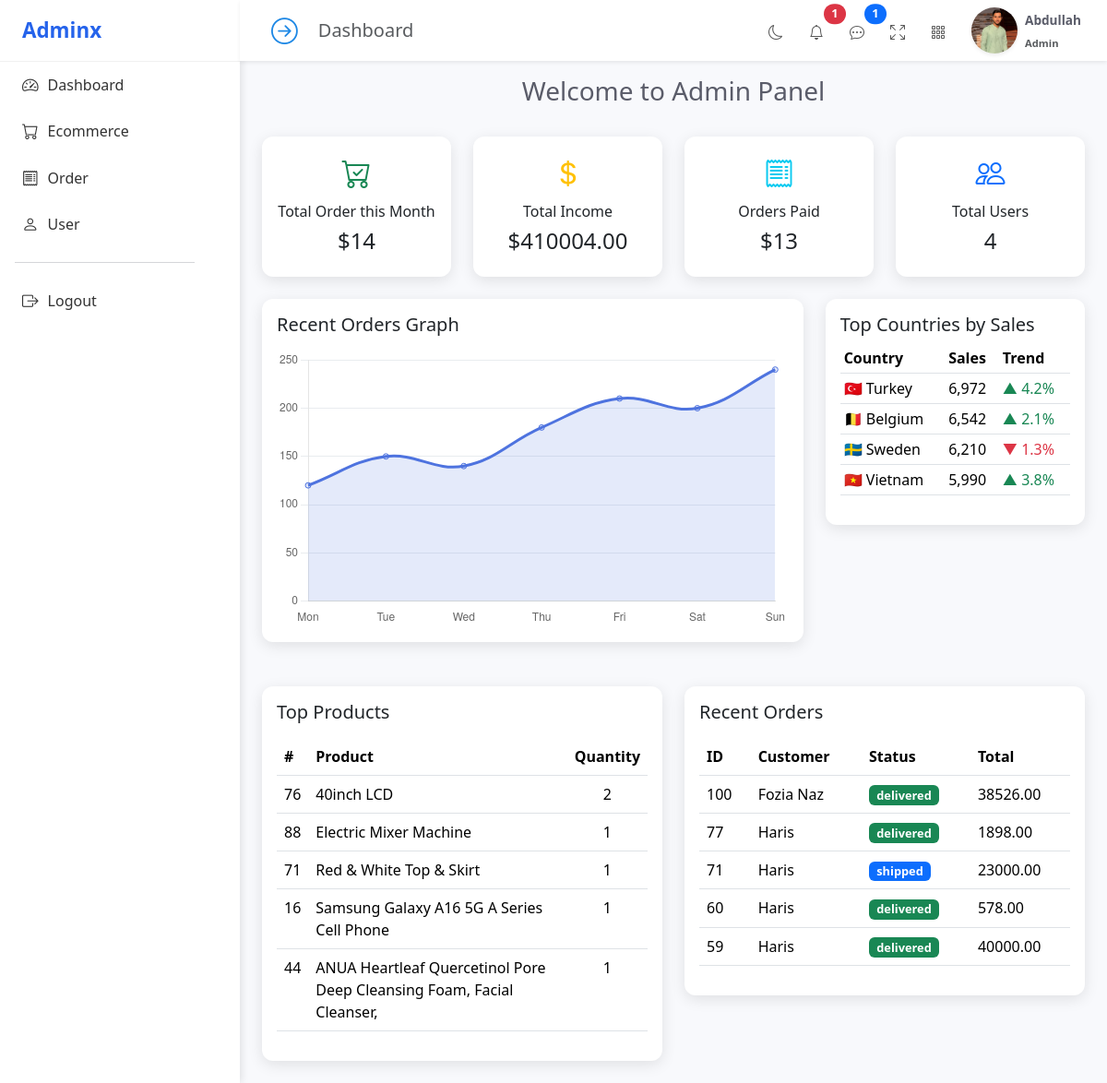
The app's page /Server/Admin-Panel/Dashbboard.php (signed in) with its own data.
### tables this page shows
CREATE TABLE `users` (
  `id` int(11) NOT NULL,
  `name` varchar(100) NOT NULL,
  `email` varchar(100) NOT NULL,
  `password` varchar(255) NOT NULL,
  `phone` varchar(20) DEFAULT NULL,
  `role` enum('user','admin') DEFAULT 'user',
  `status` enum('active','inactive') DEFAULT 'active',
  `created_at` datetime DEFAULT current_timestamp(),
  `updated_at` datetime DEFAULT current_timestamp() ON UPDATE current_timestamp(),
  `user_profile` varchar(255) NOT NULL DEFAULT '',
  `gender` enum('male','female') DEFAULT 'male',
  `email_token` varchar(255) DEFAULT NULL,
  `token_expiry` datetime DEFAULT NULL
);

CREATE TABLE `products` (
  `id` int(11) NOT NULL,
  `name` varchar(200) NOT NULL,
  `description` text DEFAULT NULL,
  `price` decimal(10,2) DEFAULT NULL,
  `subcategory_id` int(11) DEFAULT NULL,
  `created_at` datetime DEFAULT current_timestamp(),
  `brand_id` int(11) DEFAULT NULL,
  `category_id` int(11) DEFAULT NULL,
  `quantity` int(11) NOT NULL DEFAULT 0
);

CREATE TABLE `orders` (
  `id` int(11) NOT NULL,
  `user_id` int(11) DEFAULT NULL,
  `address_id` int(11) DEFAULT NULL,
  `total` decimal(10,2) DEFAULT NULL,
  `status` enum('pending','shipped','delivered','cancelled') DEFAULT 'pending',
  `created_at` timestamp NOT NULL DEFAULT current_timestamp(),
  `payment_method` enum('Cash','Card','UPI','Wallet') NOT NULL
);

### Server/Admin-Panel/Dashbboard.php (the view, shortened to what this page needs)
 <?php
    include("./config/db.php");
    include("./Sidebar.php");
    ?>
 <link href="https://cdn.jsdelivr.net/npm/bootstrap@5.3.3/dist/css/bootstrap.min.css" rel="stylesheet">
 <link href="https://cdn.jsdelivr.net/npm/bootstrap-icons@1.11.3/font/bootstrap-icons.css" rel="stylesheet">
 <h3 class="text-center mt-3">Welcome to Admin Panel</h3>
 </head>
 <body>
     <div class="container-fluid p-4">
         <div class="row g-4">
             <?php
                $sql = "SELECT
    COUNT(orders.id) AS order_count,
    SUM(orders.total) AS total_sales,
    COUNT(CASE WHEN orders.status = 'delivered' THEN 1 END) AS paid_orders
FROM
    orders
    INNER JOIN order_items ON orders.id = order_items.order_id
WHERE
    orders.created_at >= DATE_FORMAT(CURDATE(), '%Y-%m-01');
";
                $result = $conn->query($sql);
                if ($row = $result->fetch_assoc()) {
                ?>
                 <div class="col-md-3">
                     <div class="card p-3 text-center">
                         <div class="kpi-icon mb-2 text-success"><i class="bi bi-cart-check"></i></div>
                         <h6>Total Order this Month</h6>
                         <h4>$<?= $row['order_count'] ?></h4>
                     </div>
                 </div>
                 <div class="col-md-3">
                     <div class="card p-3 text-center">
                         <div class="kpi-icon mb-2 text-warning"><i class="bi bi-currency-dollar"></i></div>
                         <h6>Total Income</h6>
                         <h4>$<?= $row['total_sales'] ?></h4>
                     </div>
                 </div>
                 <div class="col-md-3">
                     <div class="card p-3 text-center">
                         <div class="kpi-icon mb-2 text-info"><i class="bi bi-receipt"></i></div>
                         <h6>Orders Paid</h6>
                         <h4>$<?= $row['paid_orders'] ?></h4>
                     </div>
                 </div>
             <?php } ?>
             <?php
                $sql_user = "SELECT COUNT(id) as user_count from users";
                $result_user = $conn->query($sql_user);
                if ($row = $result_user->fetch_assoc()) {
                ?>
                 <div class="col-md-3">
                     <div class="card p-3 text-center">
                         <div class="kpi-icon mb-2 text-primary"><i class="bi bi-people"></i></div>
                         <h6>Total Users</h6>
                         <h4><?= $row['user_count'] ?></h4>
                     </div>
                 </div>
             <?php } ?>
             <div class="col-lg-8">
                 <div class="card p-3 mb-4">
                     <h5 class="mb-3">Recent Orders Graph</h5>
                     <div class="chart-container">
                         <canvas id="ordersChart"></canvas>
                     </div>
                 </div>
             </div>
             <div class="col-lg-4">
                 <div class="card p-3 mb-4">
                     <h5>Top Countries by Sales</h5>
                     <div class="table-responsive">
                         <table class="table table-sm">
                             <thead>
                                 <tr>
                                     <th>Country</th>
                                     <th>Sales</th>
                                     <th>Trend</th>
                                 </tr>
                             </thead>
                             <tbody>
                                 <tr>
                                     <td>🇹🇷 Turkey</td>
                                     <td>6,972</td>
                                     <td class="text-success">▲ 4.2%</td>
                                 </tr>
                                 <tr>
                                     <td>🇧🇪 Belgium</td>
                                     <td>6,542</td>
                                     <td class="text-success">▲ 2.1%</td>
                                 </tr>
                                 <tr>
                                     <td>🇸🇪 Sweden</td>
                                     <td>6,210</td>
                                     <td class="text-danger">▼ 1.3%</td>
                                 </tr>
                                 <tr>
                                     <td>🇻🇳 Vietnam</td>
                                     <td>5,990</td>
                                     <td class="text-success">▲ 3.8%</td>
                                 </tr>
                             </tbody>
                         </table>
                     </div>
                 </div>
             </div>
             <div class="col-md-6">
                 <div class="card p-3">
                     <h5 class="mb-3">Top Products</h5>
                     <?php
                        $sql_tp = "SELECT
    products.id AS product_id,
    products.name AS product_name,
    SUM(order_items.quantity) AS total_quantity_sold
FROM
    order_items
INNER JOIN
    orders
ON
    orders.id = order_items.order_id
INNER JOIN
    products
ON
    products.id = order_items.product_id
WHERE
    MONTH(orders.created_at) = MONTH(CURRENT_DATE())
AND
    YEAR(orders.created_at) = YEAR(CURRENT_DATE())
GROUP BY
    products.id,
    products.name
ORDER BY
    total_quantity_sold DESC
LIMIT 5;
";
                        $result_tp = $conn->query($sql_tp)
                        ?>
                     <div>
                         <table class="table">
                             <thead>
                                 <tr>
                                     <th>#</th>
                                     <th>Product</th>
                                     <th>Quantity</th>
                                 </tr>
                             </thead>
                             <tbody>
                                 <?php
                                    while ($row_tp = $result_tp->fetch_assoc()) {
                                    ?>
                                     <tr>
                                         <td><?= $row_tp['product_id'] ?></td>
                                         <td><?= $row_tp['product_name'] ?></td>
                                         <td class="text-center"><?= $row_tp['total_quantity_sold'] ?></td>
                                     </tr>
                                 <?php   } ?>
                             </tbody>
                         </table>
                     </div>
                 </div>
             </div>
             <div class="col-md-6">
                 <div class="card p-3">
                     <h5 class="mb-3">Recent Orders</h5>
                     <?php
                        $sql_ro = "
SELECT
    orders.id,
    users.name ,
    orders.status,
    orders.total,
    orders.created_at as order_date
FROM
    orders
    INNER JOIN users
    on users.id = orders.user_id
ORDER BY
     order_date DESC
LIMIT 5
";
                        $result_ro = $conn->query($sql_ro)
                        ?>
                     <div class="table-responsive">
                         <table class="table">
                             <thead>
                                 <tr>
                                     <th>ID</th>
                                     <th>Customer</th>
                                     <th>Status</th>
                                     <th>Total</th>
                                 </tr>
                             </thead>
                             <tbody>
                                 <?php
                                    while ($row_ro = $result_ro->fetch_assoc()) {
                                        $badgeClass = '';
                                        if ($row_ro['status'] === "pending") {
                                            $badgeClass = 'bg-warning text-dark';
                                        } elseif ($row_ro['status'] === "shipped") {
                                            $badgeClass = 'bg-primary';
                                        } elseif ($row_ro['status'] === "delivered") {
                                            $badgeClass = 'bg-success';
                                        } elseif ($row_ro['status'] === "cancelled") {
                                            $badgeClass = 'bg-danger';
                                        }
                                    ?>
                                     <tr>
                                         <td><?= $row_ro['id'] ?></td>
                                         <td><?= $row_ro['name'] ?></td>
                                         <td><span class="badge <?= $badgeClass ?>"><?= $row_ro['status'] ?></span></td>
                                         <td><?= $row_ro['total'] ?></td>
                                     </tr>
                                 <?php   } ?>
                             </tbody>
                         </table>
                     </div>
                 </div>
             </div>
         </div>
     </div>
     <script>
         const ctx = document.getElementById('ordersChart').getContext('2d');
         new Chart(ctx, {
             type: 'line',
             data: {
                 labels: ['Mon', 'Tue', 'Wed', 'Thu', 'Fri', 'Sat', 'Sun'],
                 datasets: [{
                     label: 'Orders',
                     data: [120, 150, 140, 180, 210, 200, 240],
                     borderColor: '#4e73df',
                     backgroundColor: 'rgba(78, 115, 223, 0.15)',
                     tension: 0.4,
                     fill: true
                 }]
             },
             options: {
                 responsive: true,
                 maintainAspectRatio: false,
                 plugins: {
                     legend: {
                         display: false
                     }
                 },
                 scales: {
                     x: {
                         grid: {
                             display: false
                         }
                     },
                     y: {
                         beginAtZero: true,
                         grid: {
                             color: '#e9ecef'
                         }
                     }
                 }
             }
         });
     </script>
 </body>
 </html>

### Server/Admin-Panel/Sidebar.php (shortened to what this page needs)
<?php
include("./config/db.php");
if (isset($_SESSION['admin_id'])) {
  $admin_id = $_SESSION['admin_id'] ?? "";
  $sql = "SELECT * FROM users WHERE id = $admin_id  ";
  $result = $conn->query($sql);
  if ($row = $result->fetch_assoc()) {
    $adminName = $row['name'] ?? "";
  }
}
?>
<div class="sidebar active " id="sidebar">
  <div class="logo ">Adminx</div>
  <div id="sidebarAccordion">
    <ul class="nav flex-column">
      <li class="nav-item">
        <a class="nav-link" href="./Dashbboard.php">
          <i class="bi bi-speedometer2"></i> Dashboard
        </a>
      </li>
      <li class="nav-item">
        <a class="nav-link" data-bs-toggle="collapse" href="#ecommerceMenu" role="button">
          <i class="bi bi-cart"></i> Ecommerce
        </a>
      </li>
      <li class="nav-item">
        <a class="nav-link" data-bs-toggle="collapse" href="#orderMenu" role="button">
          <i class="bi bi-receipt"></i> Order
        </a>
      </li>
      <li class="nav-item">
        <a class="nav-link" data-bs-toggle="collapse" href="#userMenu" role="button">
          <i class="bi bi-person"></i> User
        </a>
      </li>
      <hr class="w-75 mx-3">
      <li class="nav-item">
        <a class="nav-link" href="../Process/logout-admin.php">
          <i class="bi bi-box-arrow-right"></i> Logout
        </a>
      </li>
    </ul>
  </div>
</div>
<div class="content-wrapper shifted" id="contentWrapper">
  <nav class="navbar navbar-expand-lg navbar-light bg-white shadow-sm px-3 py-2 sticky-top">
    <div class="container-fluid d-flex align-items-center">
      <button id="sidebarToggle" class="sidebar-toggle-btn me-3">
        <i id="toggleIcon" class="bi bi-arrow-right-circle"></i>
      </button>
      <div class="flex-grow-1 me-3">
        <h5 class="mb-0 text-muted">Dashboard</h5>
      </div>
      <ul class="navbar-nav flex-row align-items-center gap-2">
        <li class="nav-item">
          <a class="nav-link icon-btn" href="#">
            <i class="bi bi-moon"></i>
          </a>
        </li>
        <li class="nav-item position-relative">
          <a class="nav-link icon-btn" href="#">
            <i class="bi bi-bell"></i>
            <span class="badge bg-danger rounded-pill position-absolute top-0 start-100 translate-middle">1</span>
          </a>
        </li>
        <li class="nav-item position-relative">
          <a class="nav-link icon-btn" href="#">
            <i class="bi bi-chat-dots"></i>
            <span class="badge bg-primary rounded-pill position-absolute top-0 start-100 translate-middle">1</span>
          </a>
        </li>
        <li class="nav-item">
          <a class="nav-link icon-btn" href="#">
            <i class="bi bi-arrows-fullscreen"></i>
          </a>
        </li>
        <li class="nav-item">
          <a class="nav-link icon-btn" href="#">
            <i class="bi bi-grid-3x3-gap"></i>
          </a>
        </li>
        <li class="nav-item d-flex align-items-center ms-2">
          <a><img src="./assets/Images/Abdullah.jpg"
              class="shadow-sm me-2"
              style="border-radius: 50%; object-fit: cover;"
              width="50" height="50" alt="User">
          </a>
          <div class="user-info">
            <span class="fw-semibold "><?= $adminName ?></span><br>
            <small class="text-muted fw-bolder">Admin</small>
          </div>
        </li>
      </ul>
    </div>
  </nav>

### records on screen
users: name "Abdullah"
products: id "76", name "40inch LCD", total_quantity_sold "2"
products: id "88", name "Electric Mixer Machine", total_quantity_sold "1"
products: id "71", name "Red & White Top & Skirt", total_quantity_sold "1"
products: id "16", name "Samsung Galaxy A16 5G A Series Cell Phone", total_quantity_sold "1"
products: id "44", name "ANUA Heartleaf Quercetinol Pore Deep Cleansing Foam, Facial Cleanser,", total_quantity_sold "1"
orders: id "100", user.name "Fozia Naz", status "delivered", total "38526.00"
orders: id "77", user.name "Haris", status "delivered", total "1898.00"
orders: id "71", user.name "Haris", status "shipped", total "23000.00"
orders: id "60", user.name "Haris", status "delivered", total "578.00"
orders: id "59", user.name "Haris", status "delivered", total "40000.00"

### other values on screen
$row['order_count'] "14"
$row['total_sales'] "410004.00"
$row['paid_orders'] "13"
$row['user_count'] "4"
